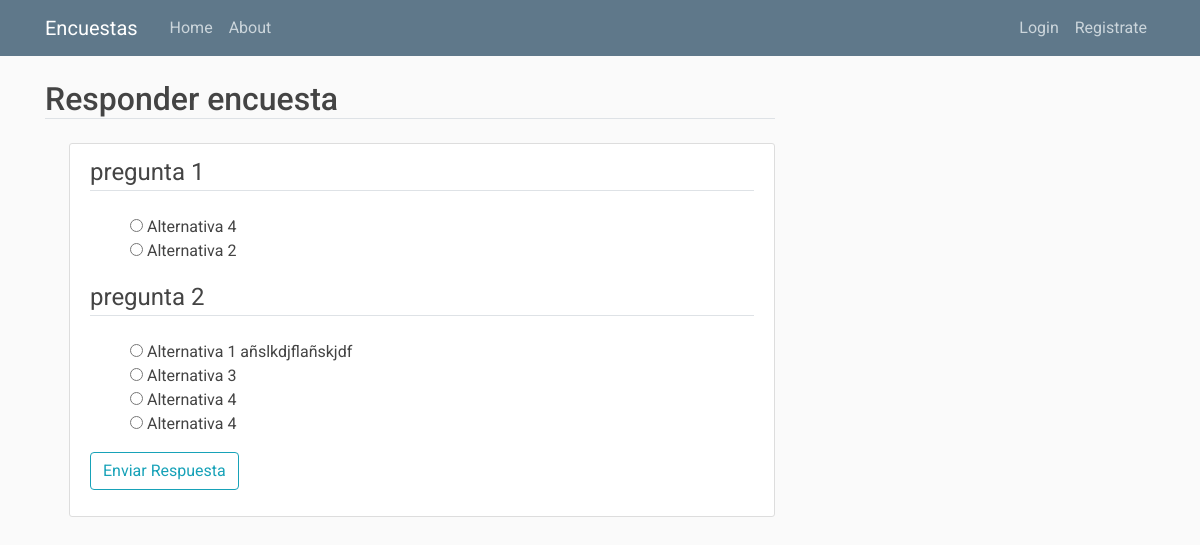
The app's page /responder_encuesta/1 with its own data.
### encuestas/models.py (models this page shows)
class Encuesta(db.Model):
    id = db.Column(db.Integer, primary_key = True)
    title = db.Column(db.String(100),nullable = False)
    date_created = db.Column(db.DateTime, nullable = False, default = datetime.utcnow)
    date_posted = db.Column(db.DateTime, default = datetime.utcnow)
    user_id = db.Column(db.Integer, db.ForeignKey('user.id'),nullable = False)
    preguntas = db.relationship('Pregunta', backref = 'content', lazy = True)
    estado =  db.Column(db.String(100), default = "creada")

class Pregunta(db.Model):
    id = db.Column(db.Integer, primary_key = True)
    title = db.Column(db.String(100), nullable = False)
    encuesta_id = db.Column(db.Integer, db.ForeignKey('encuesta.id'), nullable = False)
    items = db.relationship('Item', backref = 'options', lazy = True)

class Item(db.Model):
    id = db.Column(db.Integer, primary_key = True)
    description = db.Column(db.String(1000), nullable = False)
    pregunta_id = db.Column(db.Integer, db.ForeignKey('pregunta.id'), nullable = False)

### encuestas/routes.py (the view, shortened to what this page needs)
@app.route("/responder_encuesta/<int:encuesta_id>", methods=['GET', 'POST'])
def responder_encuesta(encuesta_id):
    encuesta = Encuesta.query.get_or_404(encuesta_id)
    preguntas = Pregunta.query.filter_by(encuesta_id = encuesta_id)
    selected_preguntas_id = []
    for pregunta in preguntas:
        selected_preguntas_id.append(pregunta.id)
    items = Item.query.filter(Item.pregunta_id.in_(selected_preguntas_id))
    respuesta_form = EnviarRespuestaForm()
    return render_template('responder_encuesta.html',
        title = 'Responder Encuesta',
        encuesta = encuesta,
        preguntas = preguntas,
        items = items,
        respuesta_form = respuesta_form,
    )

### encuestas/forms.py
class EnviarRespuestaForm(FlaskForm):
    submit = SubmitField('Enviar Respuesta')

### encuestas/templates/responder_encuesta.html (shortened to what this page needs)
{% extends "layout.html" %}
{% block content %}
<h2 class="border-bottom mb-4">
  Responder {{ encuesta.title}}
</h2>
<div class="content-section ml-4">
  <form method="POST" action="">
    <div class = "form-group">
      {%for pregunta in preguntas%}
      <fieldset class="form-group">
        <legend class="border-bottom">
          {{pregunta.title}}
        </legend>
      </fieldset>
        <ul>
          {%for item in items%}
          {%if pregunta.id == item.pregunta_id%}
          <li style = "list-style-type: none;">
            <input type="radio" name='{{pregunta.id}}' value = "{{item.id}}">
              {{item.description}}
          </li>
          {%endif%}
          {%endfor%}
        </ul>
      {%endfor%}
      {{ respuesta_form.submit(class="btn btn-outline-info") }}
    </div>
  </form>
</div>
{% endblock content %}

### encuestas/static/main.css (style rules this page uses)
body { font-family: "Roboto", sans-serif; font-weight: 400; background: #fafafa; color: #444; margin-top: 5rem; box-sizing: border-box; }
h1, h2, h3, h4, h5, h6 { color: #444444; }
.content-section { background: #ffffff; padding: 10px 20px; border: 1px solid #dddddd; border-radius: 3px; margin-bottom: 20px; }

### records on screen
Encuesta: title "encuesta"
Pregunta: title "pregunta 1"
Item: description "Alternativa 4"
Item: description "Alternativa 2"
Pregunta: title "pregunta 2"
Item: description "Alternativa 1 añslkdjflañskjdf"
Item: description "Alternativa 3"
Item: description "Alternativa 4"
Item: description "Alternativa 4"
